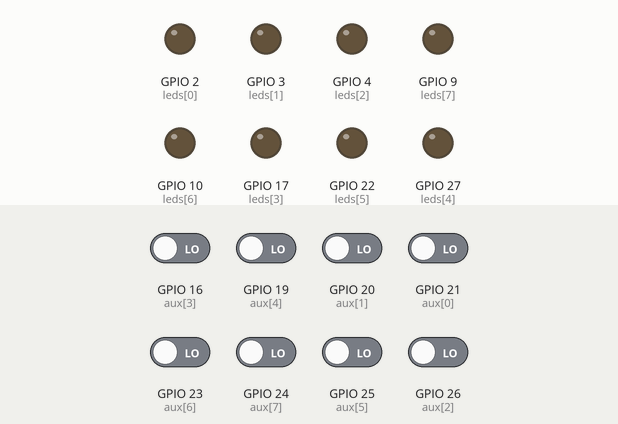
This program was run on a simulated Raspberry Pi (BCM pin numbers). Parts: output pins drawn as LEDs (lit = HIGH). Inputs (shaded band) come from the test bench; at power-on: GPIO 16 (aux[3]), GPIO 19 (aux[4]), GPIO 20 (aux[1]), GPIO 21 (aux[0]), GPIO 23 (aux[6]), GPIO 24 (aux[7]), GPIO 25 (aux[5]), GPIO 26 (aux[2]) LOW.

Above: at 1.2 s.
1.3 s: GPIO 16 (aux[3]) driven HIGH
At 2.5 s:
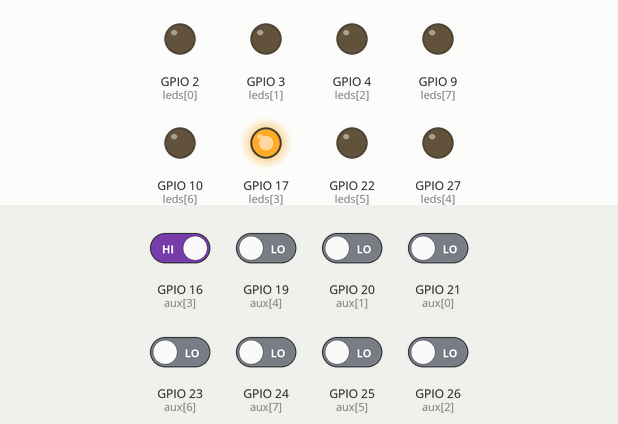
2.8 s: GPIO 19 (aux[4]) driven HIGH
At 3.8 s:
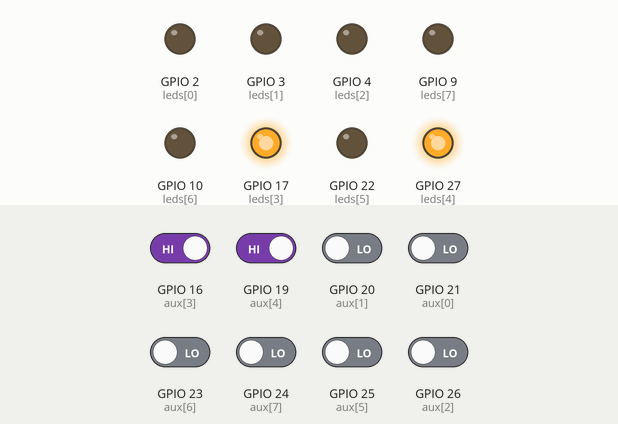
4.3 s: GPIO 20 (aux[1]) driven HIGH
At 4.9 s:
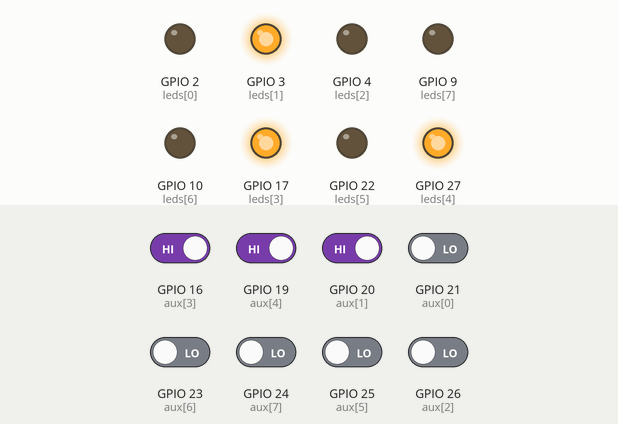
5.8 s: GPIO 21 (aux[0]) driven HIGH
At 7.0 s:
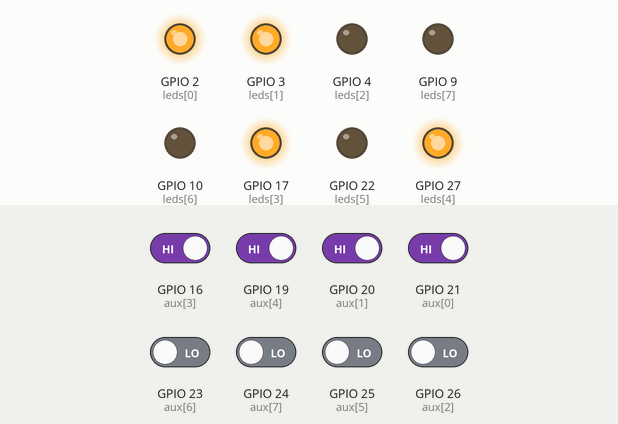
7.3 s: GPIO 23 (aux[6]) driven HIGH
At 8.4 s:
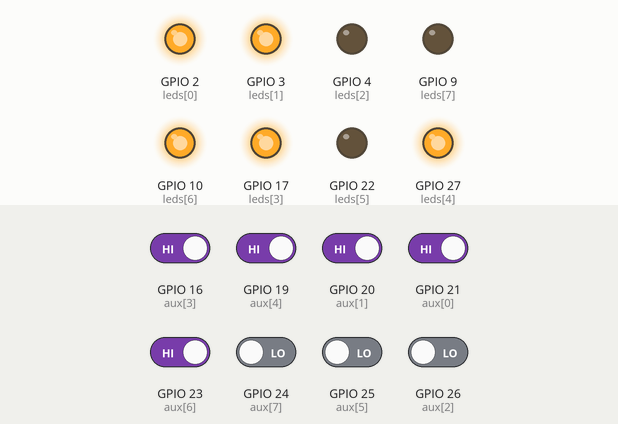
8.8 s: GPIO 24 (aux[7]) driven HIGH
At 9.5 s:
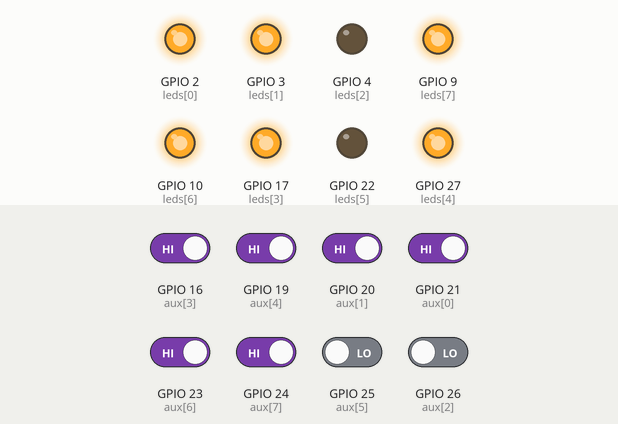
Timing chart, 0 to 11.3 s (numbered marks = the images above; inputs shaded):
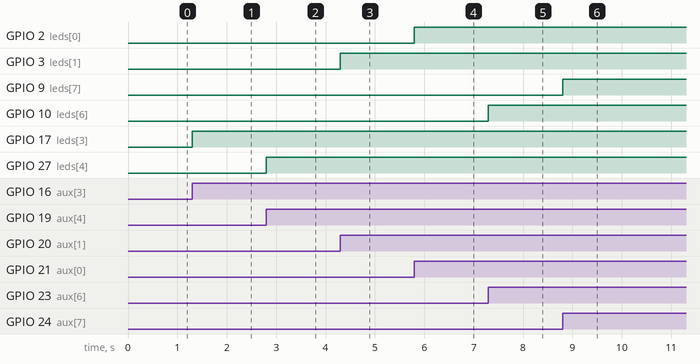

Measured:
- after the input at 1.3 s, GPIO 17 (leds[3]): LOW → HIGH at once
- after the input at 2.8 s, GPIO 27 (leds[4]): LOW → HIGH at once
- after the input at 4.3 s, GPIO 3 (leds[1]): LOW → HIGH at once
- after the input at 5.8 s, GPIO 2 (leds[0]): LOW → HIGH at once
- after the input at 7.3 s, GPIO 10 (leds[6]): LOW → HIGH at once
- after the input at 8.8 s, GPIO 9 (leds[7]): LOW → HIGH at once

The program:

2-3.py
```python
import RPi.GPIO as G

G.setmode(G.BCM)
leds = [2, 3, 4, 17, 27, 22, 10, 9]
aux = [21, 20, 26, 16, 19, 25, 23, 24]
G.setup(leds, G.OUT)
G.setup(aux, G.IN)

while True:
    for i in range(len(leds)):
        G.output(leds[i], G.input(aux[i]))
```
